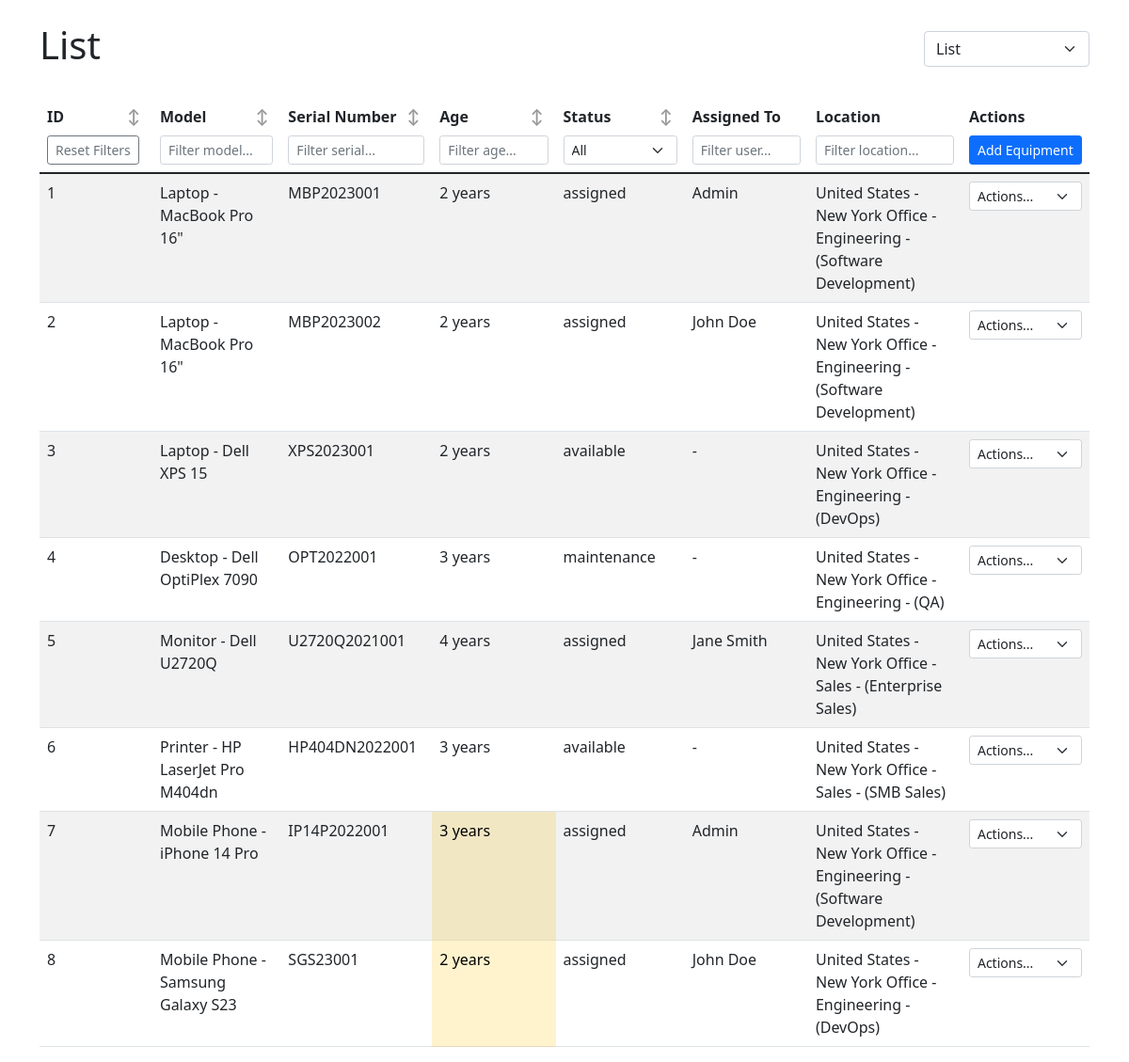
/index.php (signed in), run on the app's committed database.
### tables this page shows
CREATE TABLE equipment (
    id INT AUTO_INCREMENT PRIMARY KEY,
    model_id INT NOT NULL,
    serial_number VARCHAR(100) NOT NULL UNIQUE,
    buy_year INT NOT NULL,
    warranty_end DATE NOT NULL,
    is_company_owned BOOLEAN DEFAULT TRUE,
    status ENUM('available', 'assigned', 'maintenance', 'written_off', 'pending_write_off') DEFAULT 'available',
    assigned_to_id INT,
    area_id INT,
    teamviewer_id BIGINT,
    cerf_id VARCHAR(20) NULL,
    created_at TIMESTAMP DEFAULT CURRENT_TIMESTAMP,
    updated_at TIMESTAMP DEFAULT CURRENT_TIMESTAMP ON UPDATE CURRENT_TIMESTAMP,
    FOREIGN KEY (model_id) REFERENCES equipment_models(id),
    FOREIGN KEY (assigned_to_id) REFERENCES users(id),
    FOREIGN KEY (area_id) REFERENCES areas(id),
    last_audit_date TIMESTAMP NULL,
    last_audited_by_id INT,
    FOREIGN KEY (last_audited_by_id) REFERENCES users(id)
);

CREATE TABLE equipment_types (
    id INT AUTO_INCREMENT PRIMARY KEY,
    name VARCHAR(100) NOT NULL,
    lifespan_years INT NOT NULL DEFAULT 5
);

CREATE TABLE equipment_models (
    id INT AUTO_INCREMENT PRIMARY KEY,
    type_id INT NOT NULL,
    name VARCHAR(200) NOT NULL,
    release_year INT NOT NULL,
    FOREIGN KEY (type_id) REFERENCES equipment_types(id)
);

CREATE TABLE users (
    id INT AUTO_INCREMENT PRIMARY KEY,
    name VARCHAR(100) NOT NULL,
    email VARCHAR(100) NOT NULL UNIQUE,
    ppid VARCHAR(50) UNIQUE,
    created_at TIMESTAMP DEFAULT CURRENT_TIMESTAMP,
    password VARCHAR(255) NULL,
    active BOOLEAN NOT NULL DEFAULT TRUE
);

### models/Equipment.php (called while the page is built, shortened)
<?php
class Equipment {
    private $pdo;
    public function __construct($pdo) {
        $this->pdo = $pdo;
    }
    public function getAll($filters = []) {
        $sql = "SELECT e.*,
                m.name as model_name,
                t.name as type_name,
                t.lifespan_years,
                TIMESTAMPDIFF(YEAR, STR_TO_DATE(CONCAT(e.buy_year, '-01-01'), '%Y-%m-%d'), CURDATE()) as age,
                u.name as user_name,
                c.name as country_name,
                b.name as branch_name,
                d.name as department_name,
                a.name as area_name
                FROM equipment e
                LEFT JOIN equipment_models m ON e.model_id = m.id
                LEFT JOIN equipment_types t ON m.type_id = t.id
                LEFT JOIN users u ON e.assigned_to_id = u.id
                LEFT JOIN areas a ON e.area_id = a.id
                LEFT JOIN departments d ON a.department_id = d.id
                LEFT JOIN branches b ON d.branch_id = b.id
                LEFT JOIN countries c ON b.country_id = c.id
                WHERE 1=1";
        $params = [];
        $sql .= " ORDER BY e.id";
        $stmt = $this->pdo->prepare($sql);
        $stmt->execute($params);
        return $stmt->fetchAll(PDO::FETCH_ASSOC);
    }
}

### views/equipment_list.php (the view, shortened to what this page needs)
<!DOCTYPE html>
<html>
<head>
    <link href="https://cdn.jsdelivr.net/npm/bootstrap@5.1.3/dist/css/bootstrap.min.css" rel="stylesheet">
</head>
<body>
    <div class="container mt-4">
        <div class="d-flex justify-content-between align-items-center mb-4">
            <h1>List</h1>
            <div class="d-flex align-items-center gap-3">
                <select class="form-select" style="width: auto;" onchange="handlePageChange(this.value)">
                    <option value="?action=list">List</option>
                </select>
            </div>
        </div>
        <table class="table table-striped">
            <thead>
                <tr>
                    <th>
                        <div class="sortable" data-sort="id">ID</div>
                        <div class="mt-2">
                            <button class="btn btn-outline-secondary btn-sm" onclick="resetFilters()">Reset Filters</button>
                        </div>
                    </th>
                    <th>
                        <div class="sortable" data-sort="model">Model</div>
                        <div class="mt-2">
                            <input type="text" class="form-control form-control-sm filter-input" data-column="model" placeholder="Filter model...">
                        </div>
                    </th>
                    <th>
                        <div class="sortable" data-sort="serial">Serial Number</div>
                        <div class="mt-2">
                            <input type="text" class="form-control form-control-sm filter-input"
                                   data-column="serial" placeholder="Filter serial...">
                        </div>
                    </th>
                    <th>
                        <div class="sortable" data-sort="age">Age</div>
                        <div class="mt-2">
                            <input type="number" class="form-control form-control-sm filter-input"
                                   data-column="age" placeholder="Filter age...">
                        </div>
                    </th>
                    <th>
                        <div class="sortable" data-sort="status">Status</div>
                        <div class="mt-2">
                            <select class="form-select form-select-sm filter-input" data-column="status">
                                <option value="">All</option>
                            </select>
                        </div>
                    </th>
                    <th>
                        Assigned To
                        <div class="mt-2">
                            <input type="text" class="form-control form-control-sm filter-input"
                                   data-column="assigned" placeholder="Filter user...">
                        </div>
                    </th>
                    <th>
                        Location
                        <div class="mt-2">
                            <input type="text" class="form-control form-control-sm filter-input" data-column="location" placeholder="Filter location..."></div>
                    </th>
                    <th>
                        Actions
                        <div class="mt-2">
                            <a href="?action=create" class="btn btn-primary btn-sm">Add Equipment</a>
                        </div>
                    </th>
                </tr>
            </thead>
            <tbody>
                <?php foreach ($items as $item): ?>
                <tr>
                    <td><?= htmlspecialchars($item['id']) ?></td>
                    <td>
                        <?= htmlspecialchars($item['type_name']) ?> -
                        <?= htmlspecialchars($item['model_name']) ?>
                    </td>
                    <td><?= htmlspecialchars($item['serial_number']) ?></td>
                    <td <?= $item['age'] >= $item['lifespan_years'] ? 'class="table-warning"' : '' ?>>
                        <?= htmlspecialchars($item['age']) ?> years
                    </td>
                    <td><?= htmlspecialchars($item['status']) ?></td>
                    <td><?= htmlspecialchars($item['user_name'] ?? '-') ?></td>
                    <td>
                        <?php
                        $location_parts = array_filter([
                            $item['country_name'] ?? '',
                            $item['branch_name'] ?? '',
                            $item['department_name'] ?? '',
                            $item['area_name'] ? "({$item['area_name']})" : ''
                        ]);
                        echo $location_parts ? htmlspecialchars(implode(' - ', $location_parts)) : '-';
                        ?>
                    </td>
                    <td>
                        <select class="form-select form-select-sm"
                                onchange="handleAction(this, <?= $item['id'] ?>)"
                                style="width: auto; display: inline-block;">
                            <option value="">Actions...</option>
                        </select>
                    </td>
                </tr>
                <?php endforeach; ?>
            </tbody>
        </table>
    </div>
</body>
</html>

### index.php (shortened to what this page needs)
<?php
require_once 'config/database.php';
require_once 'models/Equipment.php';
$equipment = new Equipment($pdo);
$action = $_GET['action'] ?? 'list';
switch ($action) {
    default:
        $filters = [
            'user_id' => $_GET['user_id'] ?? null,
            'type_id' => $_GET['type_id'] ?? null,
            'serial' => $_GET['serial'] ?? null
        ];
        $items = $equipment->getAll($filters);
        include 'views/equipment_list.php';
        break;
}

### views/equipment_list.php (style rules this page uses)
.sortable { cursor: pointer; position: relative; padding-right: 20px !important; }
.sortable:after { content: '↕'; position: absolute; right: 5px; color: #999; }
.filter-input { width: 100%; min-width: 100px; }
th { min-width: 120px; vertical-align: top; }
.form-select { min-width: 120px; max-width: 200px; }

### data on the page
equipment: id "1", equipment_types.name "Laptop", model.name "MacBook Pro 16\"", serial_number "MBP2023001", age "2", status "assigned", assigned_to.name "Admin", location_parts "United States - New York Office - Engineering - (Software Development)"
equipment: id "2", equipment_types.name "Laptop", model.name "MacBook Pro 16\"", serial_number "MBP2023002", age "2", status "assigned", assigned_to.name "John Doe", location_parts "United States - New York Office - Engineering - (Software Development)"
equipment: id "3", equipment_types.name "Laptop", model.name "Dell XPS 15", serial_number "XPS2023001", age "2", status "available", user_name "-", location_parts "United States - New York Office - Engineering - (DevOps)"
equipment: id "4", equipment_types.name "Desktop", model.name "Dell OptiPlex 7090", serial_number "OPT2022001", age "3", status "maintenance", user_name "-", location_parts "United States - New York Office - Engineering - (QA)"
equipment: id "5", equipment_types.name "Monitor", model.name "Dell U2720Q", serial_number "U2720Q2021001", age "4", status "assigned", assigned_to.name "Jane Smith", location_parts "United States - New York Office - Sales - (Enterprise Sales)"
equipment: id "6", equipment_types.name "Printer", model.name "HP LaserJet Pro M404dn", serial_number "HP404DN2022001", age "3", status "available", user_name "-", location_parts "United States - New York Office - Sales - (SMB Sales)"
equipment: id "7", equipment_types.name "Mobile Phone", model.name "iPhone 14 Pro", serial_number "IP14P2022001", age "3", status "assigned", assigned_to.name "Admin", location_parts "United States - New York Office - Engineering - (Software Development)"
equipment: id "8", equipment_types.name "Mobile Phone", model.name "Samsung Galaxy S23", serial_number "SGS23001", age "2", status "assigned", assigned_to.name "John Doe", location_parts "United States - New York Office - Engineering - (DevOps)"
